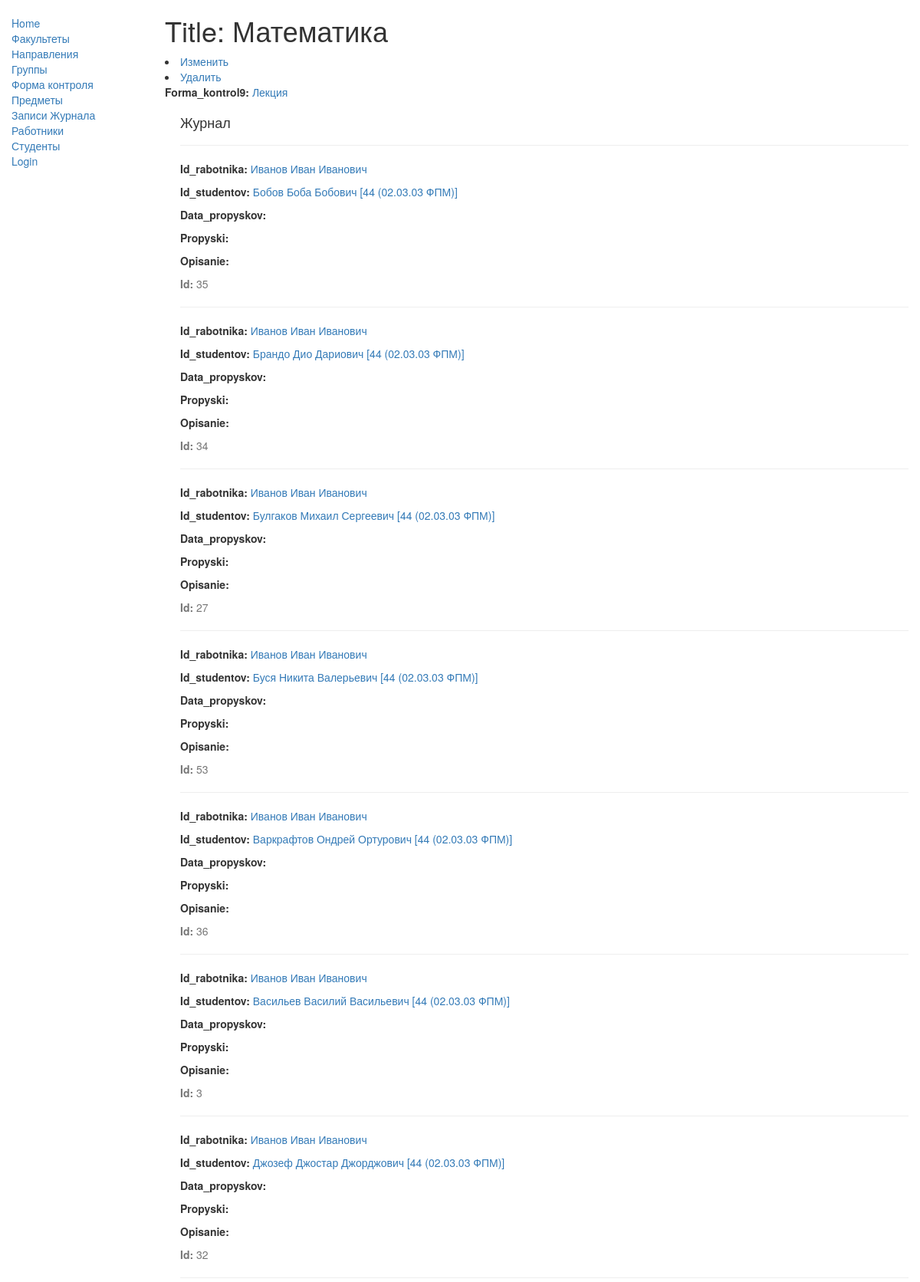
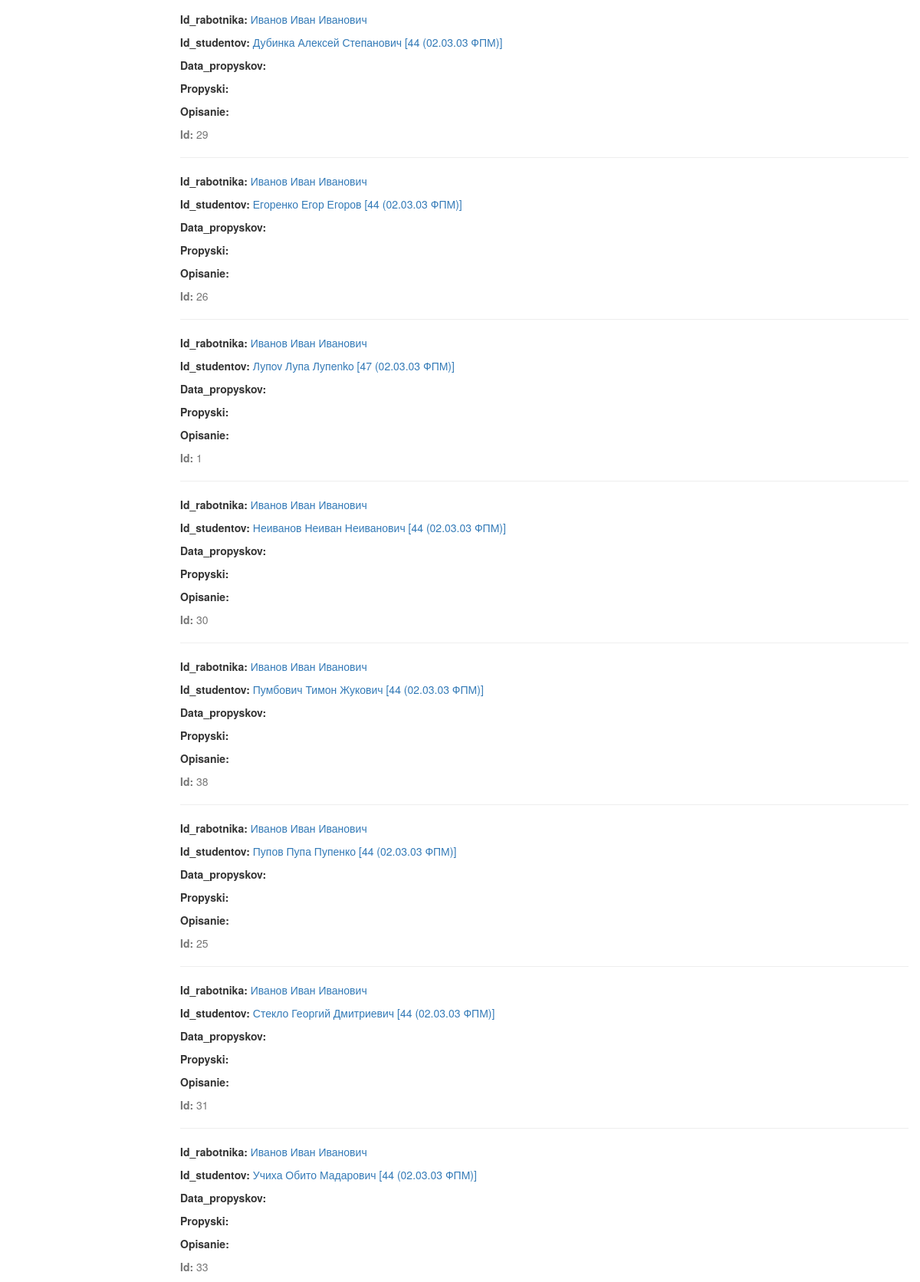
The app's page /catalog/predmet/1 with its own data (2 pictures, top to bottom).
### catalog/models.py (models this page shows, shortened)
class Predmet(models.Model):
    id = models.AutoField(primary_key=True)
    name_predmeta = models.CharField(max_length=70,help_text="Введите название предмета")
    id_forma_kontrol9 = models.ForeignKey('Forma_kontrol9', on_delete=models.PROTECT, null=False) #PROTECT (Вид занятия нельзя будет удалить пока он привязан к какой-то таблице)

class Forma_kontrol9(models.Model):
    id = models.AutoField(primary_key=True)
    vid_formi = models.CharField(max_length=50, help_text="Введите вид занятия (Например лекция, практическое занятие, лабараторное) ")
    def __str__(self):
        return '%s ' % (self.vid_formi)

class Jurnal(models.Model):
    id = models.AutoField(primary_key=True)
    id_rabotnika = models.ForeignKey('Rabotnik', on_delete=models.PROTECT, null=False) #PROTECT (Вид занятия нельзя будет удалить пока он привязан к какой-то таблице)
    id_predmeta = models.ForeignKey('Predmet', on_delete=models.PROTECT, null=False)
    id_studentov = models.ForeignKey('Studenti', on_delete=models.CASCADE, null=False)
    class Meta:
        ordering = ['id_predmeta','id_rabotnika','id_studentov']

class Rabotnik(models.Model):
    id = models.AutoField(primary_key=True)
    last_name = models.CharField(max_length=100,null=True)
    first_name = models.CharField(max_length=100,null=True)
    middle_name=models.CharField(max_length=100,null=True)
    def __str__(self):
        return '%s %s %s' % (self.last_name,self.first_name,self.middle_name)
    class Meta:
        ordering = ['last_name']

class Studenti(models.Model):
    id = models.AutoField(primary_key=True)
    last_name = models.CharField(max_length=100,null=True)
    first_name = models.CharField(max_length=100,null=True)
    middle_name = models.CharField(max_length=100,null=True)
    id_groupa = models.ForeignKey('Group', on_delete=models.PROTECT, null=False)
    def __str__(self):
        return '%s %s %s [%s]' % (self.last_name,self.first_name,self.middle_name,
        self.id_groupa)
    class Meta:
        ordering = ['last_name']

class Group(models.Model):
    id = models.AutoField(primary_key=True)
    name_group = models.CharField(max_length=50, help_text="Введите номер (название) группы ")
    id_napravlenie = models.ForeignKey('Napravlenie', on_delete=models.PROTECT, null=False)
    def __str__(self):
        return '%s (%s)' % (self.name_group,self.id_napravlenie)
    class Meta:
        ordering = ['name_group','-id_napravlenie']

class Napravlenie(models.Model):
    id = models.AutoField(primary_key=True)
    name_napravlenie = models.CharField(max_length=100, help_text="Введите номер (название) направления ")
    id_facultet = models.ForeignKey('Facultet', on_delete=models.PROTECT, null=False) #PROTECT (Нельзя будет удалить запись указанной таблицы пока он привязан к какой-то таблице)
    def __str__(self):
        return '%s %s' % (self.name_napravlenie,self.id_facultet.name_faculteta)
    class Meta:
        ordering = ['name_napravlenie']

class Facultet(models.Model):
    id = models.AutoField(primary_key=True)
    name_faculteta = models.CharField(max_length=100, help_text="Введите абривиатуру (название) факультета ")
    class Meta:
        ordering = ['name_faculteta']

### catalog/views.py (the view)
# urls.py: url(r'^predmet/(?P<pk>\d+)$', views.PredmetDetailView.as_view(), name='predmet-detail'),
class PredmetDetailView(generic.DetailView):
    model = Predmet

### catalog/templates/catalog/predmet_detail.html
{% extends "base_generic.html" %}
{% block content %}
  <h1>Title: {{ predmet.name_predmeta }}</h1>
  <li><a href="{% url 'predmet_update' predmet.pk %}">Изменить </a></li>
  <li><a href="{% url 'predmet_delete' predmet.pk %}">Удалить</a></li>
  <p><strong>Forma_kontrol9:</strong> <a href="{% url 'forma_kontrol9-detail' predmet.id_forma_kontrol9.pk %}">{{ predmet.id_forma_kontrol9 }}</a></p>
  <div style="margin-left:20px;margin-top:20px">
    <h4>Журнал</h4>
    {% for copy in predmet.jurnal_set.all %}
    <hr>
    <p><strong>Id_rabotnika:</strong> <a href="{% url 'rabotnik-detail' copy.id_rabotnika.pk %}">{{ copy.id_rabotnika }}</a></p>
    <p><strong>Id_studentov:</strong> <a href="{% url 'studenti-detail' copy.id_studentov.pk %}">{{ copy.id_studentov }}</a></p>
    <p><strong>Data_propyskov:</strong> {{ copy.data_propyskov }}</p>
    <p><strong>Propyski:</strong> {{copy.propyski}}</p>
    <p><strong>Opisanie:</strong> {{copy.opisanie }}</p>
    <p class="text-muted"><strong>Id:</strong> {{copy.id}}</p>
    {% endfor %}
  </div>
{% endblock %}

### records on screen
Predmet: name_predmeta "Математика", id_forma_kontrol9 "Лекция"
Jurnal: id_rabotnika "Иванов Иван Иванович", id_studentov "Бобов Боба Бобович [44 (02.03.03 ФПМ)]", id "35"
Jurnal: id_rabotnika "Иванов Иван Иванович", id_studentov "Брандо Дио Дариович [44 (02.03.03 ФПМ)]", id "34"
Jurnal: id_rabotnika "Иванов Иван Иванович", id_studentov "Булгаков Михаил Сергеевич [44 (02.03.03 ФПМ)]", id "27"
Jurnal: id_rabotnika "Иванов Иван Иванович", id_studentov "Буся Никита Валерьевич [44 (02.03.03 ФПМ)]", id "53"
Jurnal: id_rabotnika "Иванов Иван Иванович", id_studentov "Варкрафтов Ондрей Ортурович [44 (02.03.03 ФПМ)]", id "36"
Jurnal: id_rabotnika "Иванов Иван Иванович", id_studentov "Васильев Василий Васильевич [44 (02.03.03 ФПМ)]", id "3"
Jurnal: id_rabotnika "Иванов Иван Иванович", id_studentov "Джозеф Джостар Джорджович [44 (02.03.03 ФПМ)]", id "32"
Jurnal: id_rabotnika "Иванов Иван Иванович", id_studentov "Дубинка Алексей Степанович [44 (02.03.03 ФПМ)]", id "29"
Jurnal: id_rabotnika "Иванов Иван Иванович", id_studentov "Егоренко Егор Егоров [44 (02.03.03 ФПМ)]", id "26"
Jurnal: id_rabotnika "Иванов Иван Иванович", id_studentov "Лупov Лупа Лупenko [47 (02.03.03 ФПМ)]", id "1"
Jurnal: id_rabotnika "Иванов Иван Иванович", id_studentov "Неиванов Неиван Неиванович [44 (02.03.03 ФПМ)]", id "30"
Jurnal: id_rabotnika "Иванов Иван Иванович", id_studentov "Пумбович Тимон Жукович [44 (02.03.03 ФПМ)]", id "38"
Jurnal: id_rabotnika "Иванов Иван Иванович", id_studentov "Пупов Пупа Пупенко [44 (02.03.03 ФПМ)]", id "25"
Jurnal: id_rabotnika "Иванов Иван Иванович", id_studentov "Стекло Георгий Дмитриевич [44 (02.03.03 ФПМ)]", id "31"
Jurnal: id_rabotnika "Иванов Иван Иванович", id_studentov "Учиха Обито Мадарович [44 (02.03.03 ФПМ)]", id "33"
